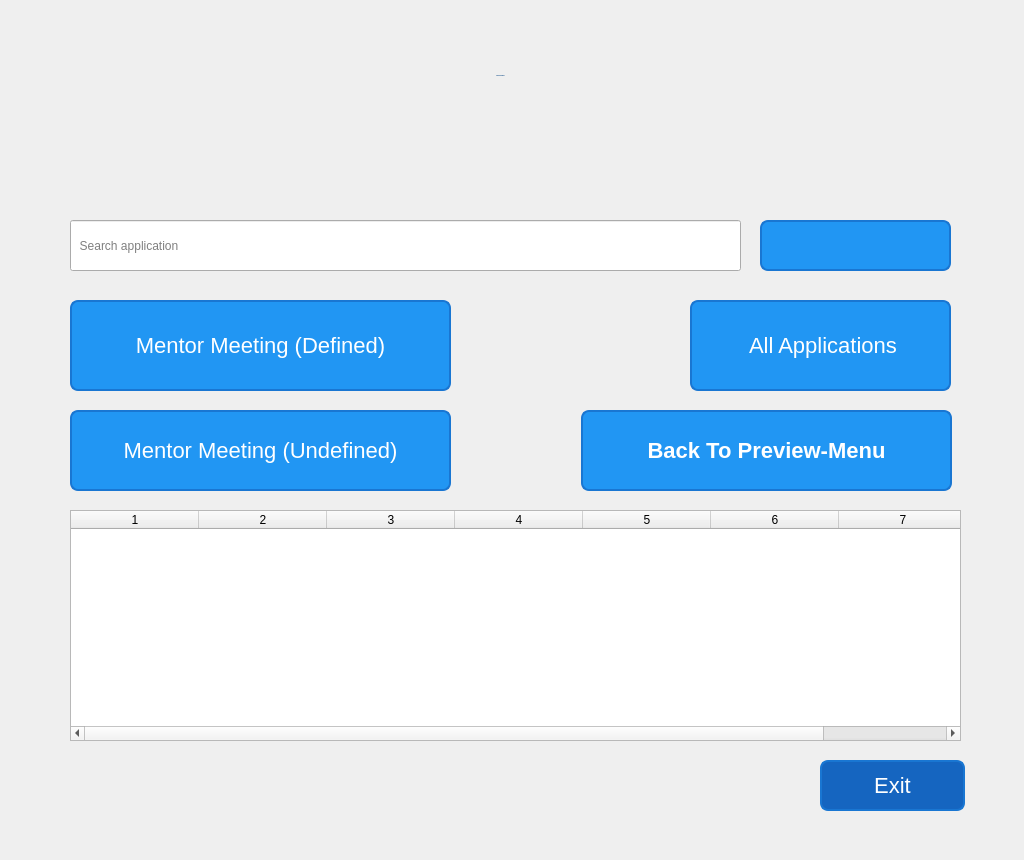
<?xml version="1.0" encoding="UTF-8"?>
<ui version="4.0">
 <class>Form</class>
 <widget class="QWidget" name="Form">
  <property name="geometry">
   <rect>
    <x>0</x>
    <y>0</y>
    <width>1024</width>
    <height>860</height>
   </rect>
  </property>
  <property name="minimumSize">
   <size>
    <width>1024</width>
    <height>860</height>
   </size>
  </property>
  <property name="maximumSize">
   <size>
    <width>1024</width>
    <height>860</height>
   </size>
  </property>
  <property name="windowTitle">
   <string>Application</string>
  </property>
  <property name="styleSheet">
   <string notr="true">QWidget {
background: qlineargradient(spread:pad, x1:0, y1:0, x2:1, y2:1, 
stop:0 #5E9D56, stop:1 #58A9D9);




}
QPushButton {
    background-color: #2196F3;
    border-radius: 8px;
    border: 2px solid #1976D2;
    padding: 10px 20px;
    font-size: 22px;
    color: white;
    box-shadow: 0 4px #1976D2;
    transition: all 0.3s ease;
}

QPushButton:hover {
    background-color: #42A5F5;
    box-shadow: 0 6px #1976D2;
    transform: translateY(-4px);
}

QPushButton:pressed {
    background-color: #1E88E5;
    box-shadow: 0 2px #1976D2;
    transform: translateY(2px);
}
</string>
  </property>
  <widget class="QLineEdit" name="applications_search_line">
   <property name="geometry">
    <rect>
     <x>70</x>
     <y>220</y>
     <width>671</width>
     <height>51</height>
    </rect>
   </property>
   <property name="styleSheet">
    <string notr="true"/>
   </property>
   <property name="text">
    <string/>
   </property>
   <property name="placeholderText">
    <string>  Search application</string>
   </property>
  </widget>
  <widget class="QTableWidget" name="applications_table">
   <property name="geometry">
    <rect>
     <x>70</x>
     <y>510</y>
     <width>891</width>
     <height>231</height>
    </rect>
   </property>
   <property name="rowCount">
    <number>0</number>
   </property>
   <property name="columnCount">
    <number>7</number>
   </property>
   <attribute name="horizontalHeaderDefaultSectionSize">
    <number>128</number>
   </attribute>
   <column/>
   <column/>
   <column/>
   <column/>
   <column/>
   <column/>
   <column/>
  </widget>
  <widget class="QPushButton" name="applications_all_button">
   <property name="geometry">
    <rect>
     <x>690</x>
     <y>300</y>
     <width>261</width>
     <height>91</height>
    </rect>
   </property>
   <property name="font">
    <font>
     <pointsize>-1</pointsize>
    </font>
   </property>
   <property name="styleSheet">
    <string notr="true"/>
   </property>
   <property name="text">
    <string> All Applications</string>
   </property>
  </widget>
  <widget class="QPushButton" name="applications_defined_button">
   <property name="geometry">
    <rect>
     <x>70</x>
     <y>300</y>
     <width>381</width>
     <height>91</height>
    </rect>
   </property>
   <property name="font">
    <font>
     <pointsize>-1</pointsize>
    </font>
   </property>
   <property name="styleSheet">
    <string notr="true"/>
   </property>
   <property name="text">
    <string>Mentor Meeting (Defined)</string>
   </property>
  </widget>
  <widget class="QPushButton" name="applications_undefined_button">
   <property name="geometry">
    <rect>
     <x>70</x>
     <y>410</y>
     <width>381</width>
     <height>81</height>
    </rect>
   </property>
   <property name="font">
    <font>
     <pointsize>-1</pointsize>
    </font>
   </property>
   <property name="styleSheet">
    <string notr="true"/>
   </property>
   <property name="text">
    <string>Mentor Meeting (Undefined)</string>
   </property>
  </widget>
  <widget class="QPushButton" name="applications_search_button">
   <property name="geometry">
    <rect>
     <x>760</x>
     <y>220</y>
     <width>191</width>
     <height>51</height>
    </rect>
   </property>
   <property name="text">
    <string/>
   </property>
   <property name="icon">
    <iconset resource="icons.qrc.qrc">
     <normaloff>:/newPrefix/icons/search.png.png</normaloff>:/newPrefix/icons/search.png.png</iconset>
   </property>
   <property name="ico n" stdset="0">
    <iconset resource="icons.qrc.qrc">
     <normaloff>:/newPrefix/icons/search.png.png</normaloff>:/newPrefix/icons/search.png.png</iconset>
   </property>
  </widget>
  <widget class="QLabel" name="label">
   <property name="geometry">
    <rect>
     <x>-30</x>
     <y>-20</y>
     <width>1061</width>
     <height>191</height>
    </rect>
   </property>
   <property name="font">
    <font>
     <family>Verdana</family>
     <pointsize>-1</pointsize>
     <weight>75</weight>
     <italic>false</italic>
     <bold>true</bold>
    </font>
   </property>
   <property name="styleSheet">
    <string notr="true">QWidget {
    font: bold 32px &quot;Verdana&quot;;
    color: #004080;
background: qlineargradient(spread:pad, x1:0, y1:0, x2:1, y2:1,
    stop:0 #A1C4E9, stop:0.5 #C2D9F0, stop:1 #7A9EB9);


    text-shadow: 1px 1px 3px #003366;
    border-radius: 18px;
}</string>
   </property>
   <property name="text">
    <string>APPLICATIONS</string>
   </property>
   <property name="alignment">
    <set>Qt::AlignCenter</set>
   </property>
  </widget>
  <widget class="QPushButton" name="pushButton_Exit">
   <property name="geometry">
    <rect>
     <x>820</x>
     <y>760</y>
     <width>145</width>
     <height>51</height>
    </rect>
   </property>
   <property name="font">
    <font>
     <pointsize>-1</pointsize>
    </font>
   </property>
   <property name="styleSheet">
    <string notr="true">QPushButton {
  background-color: #1565C0;
    border-radius: 8px;
    border: 2px solid #1976D2;
    padding: 10px 20px;
    font-size: 22px;
    color: white;
    box-shadow: 0 4px #1976D2;
    transition: all 0.3s ease;
}
QPushButton:hover {
    background-color: #42A5F5;
    box-shadow: 0 6px #1976D2;
    transform: translateY(-4px);
}

QPushButton:pressed {
    background-color: #1E88E5;
    box-shadow: 0 2px #1976D2;
    transform: translateY(2px);
}</string>
   </property>
   <property name="text">
    <string>Exit</string>
   </property>
  </widget>
  <widget class="QPushButton" name="pushButton_geriDon">
   <property name="geometry">
    <rect>
     <x>581</x>
     <y>410</y>
     <width>371</width>
     <height>81</height>
    </rect>
   </property>
   <property name="font">
    <font>
     <pointsize>-1</pointsize>
     <weight>75</weight>
     <bold>true</bold>
    </font>
   </property>
   <property name="styleSheet">
    <string notr="true"/>
   </property>
   <property name="text">
    <string>Back To Preview-Menu</string>
   </property>
   <property name="icon">
    <iconset resource="icons.qrc.qrc">
     <normaloff>:/newPrefix/icons/return.png.png</normaloff>:/newPrefix/icons/return.png.png</iconset>
   </property>
  </widget>
 </widget>
 <resources>
  <include location="icons.qrc.qrc"/>
 </resources>
 <connections/>
</ui>
